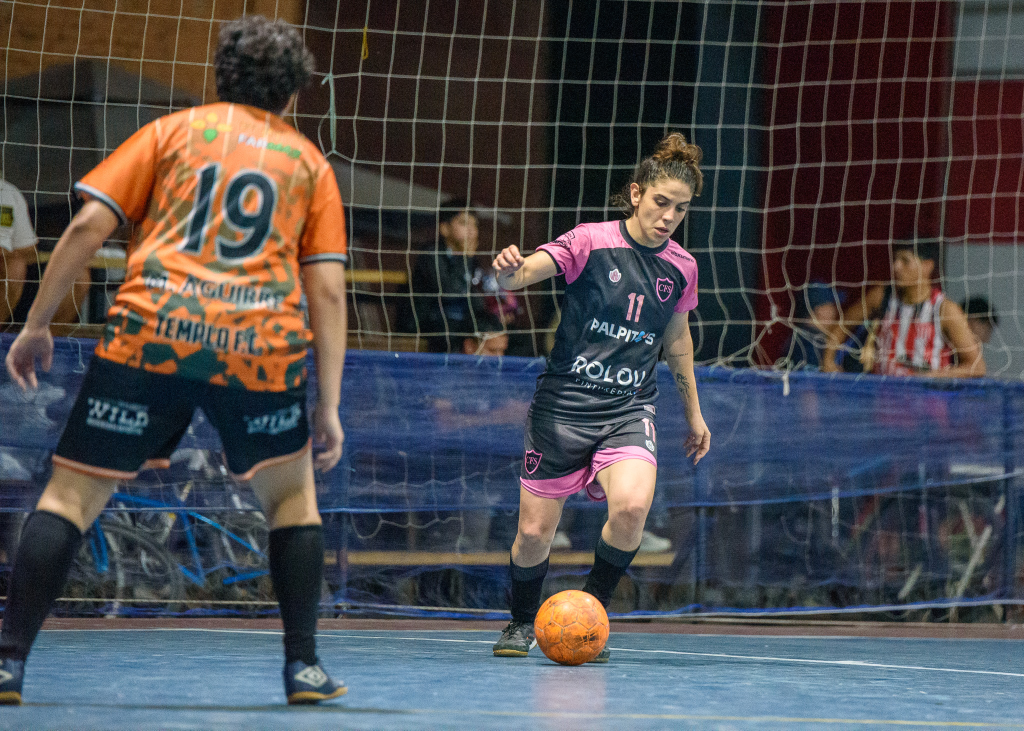
#> input picture images/Cariocas Fem A,B,C/original/DSC_8222.jpg, 2048 x 1461 px, given in place of logo.png, which was not available (shown at 1/2 size)
$ python generar_preview.py
#> lines starting #> are read from the running program, lines starting #| are printed output that depends on the picture; pictures that were not available may be replaced by others from this repository, and a replacement may not be noted
from PIL import Image, ImageDraw, ImageFont
import os

base = "images/gymna_vs_cariocas"

input_folder = f"{base}/original"
preview_folder = f"{base}/preview"
watermark_folder = f"{base}/watermarked"

os.makedirs(preview_folder, exist_ok=True)
os.makedirs(watermark_folder, exist_ok=True)

logo = Image.open("logo.png").convert("RGBA")

for file in os.listdir(input_folder):
    if file.lower().endswith((".jpg", ".jpeg", ".png")):
        img_path = os.path.join(input_folder, file)
        img = Image.open(img_path).convert("RGBA")

        # 🔹 PREVIEW (SIN MARCA)
        preview = img.copy()
        preview.thumbnail((800, 800))
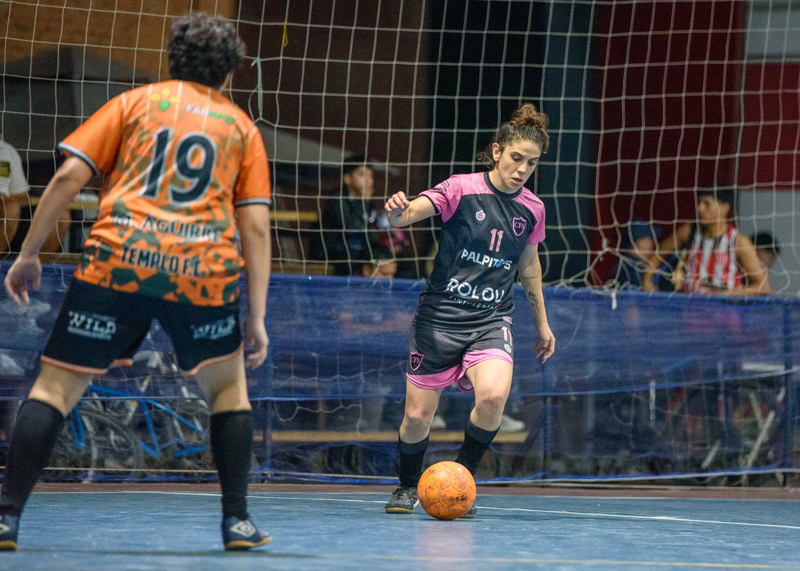
#> preview: PIL image 800x571 RGBA; mean R, G, B, A 76.1, 74.6, 77.9, 255
        preview.convert("RGB").save(os.path.join(preview_folder, file), quality=85)

        # 🔥 WATERMARK
        watermark_layer = Image.new("RGBA", img.size)
#> watermark_layer: PIL image 2048x1461 RGBA; every value is 0
        draw = ImageDraw.Draw(watermark_layer)

        for x in range(0, img.width, 300):
            for y in range(0, img.height, 300):

                # LOGO
                logo_resized = logo.resize((150, 150))
                watermark_layer.paste(logo_resized, (x, y), logo_resized)

                # TEXTO
                draw.text((x, y + 160), "@efe_produc", fill=(255,255,255,80))
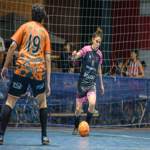
#> logo_resized: PIL image 150x150 RGBA; mean R, G, B, A 76.1, 74.6, 77.9, 255
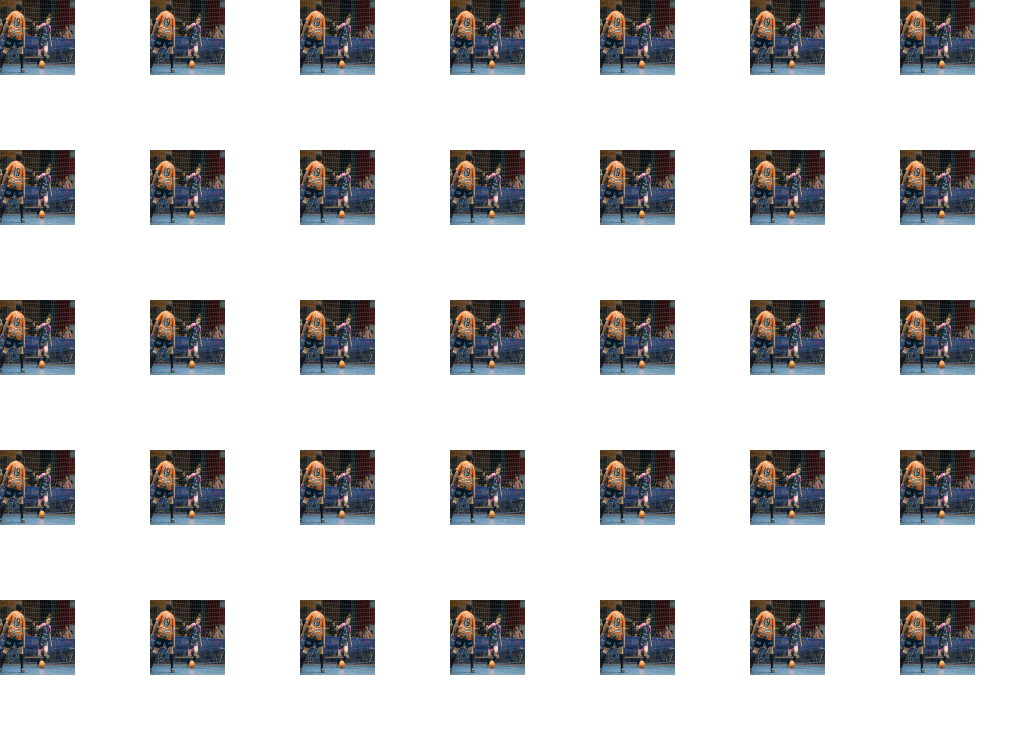
#> watermark_layer: PIL image 2048x1461 RGBA (shown at 1/2 size); mean R, G, B, A 20.8, 20.5, 21.3, 67.3; transparent parts drawn white

        combined = Image.alpha_composite(img, watermark_layer)
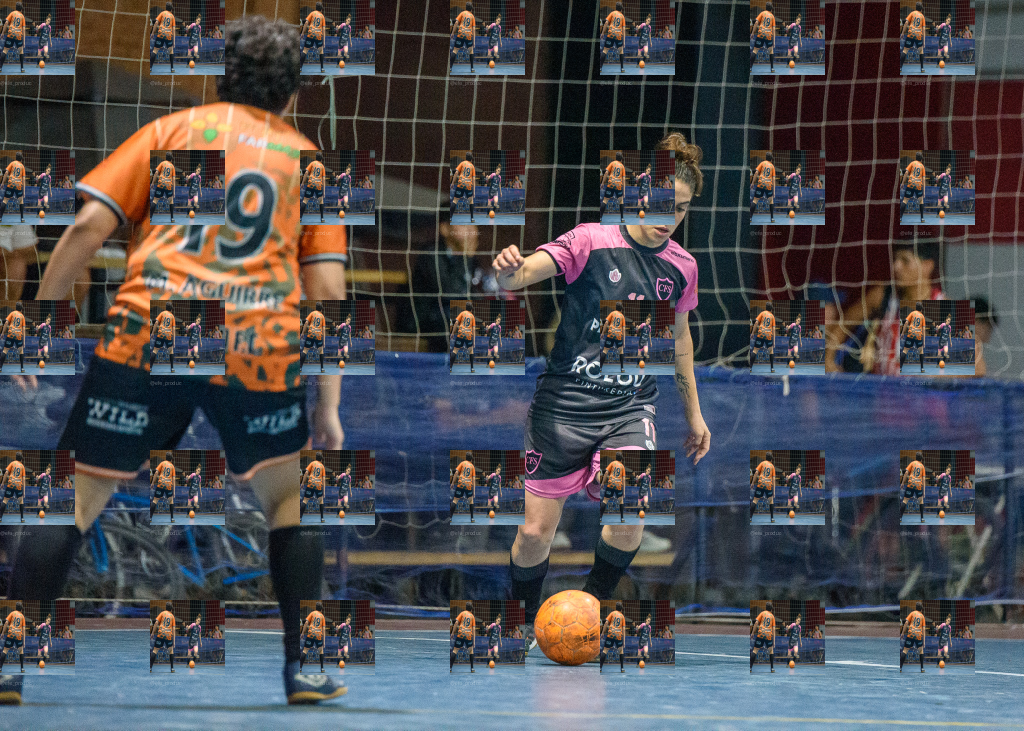
#> combined: PIL image 2048x1461 RGBA (shown at 1/2 size); mean R, G, B, A 75.9, 75.2, 79.2, 255

        combined.convert("RGB").save(
            os.path.join(watermark_folder, file),
            quality=90
        )

print("✅ PREVIEW + WATERMARK generados")

$ run again, on images/Cariocas A vs Gymna B/watermarked/DSC_8905.jpg
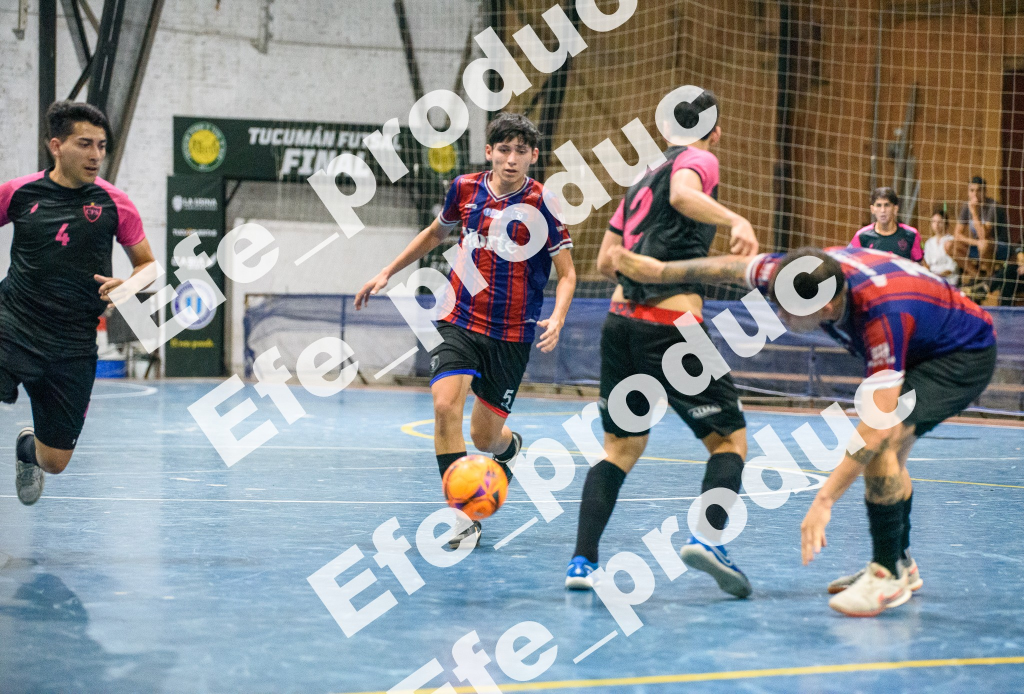
#> input picture images/Cariocas A vs Gymna B/watermarked/DSC_8905.jpg, 2048 x 1388 px, given in place of logo.png, which was not available (shown at 1/2 size)
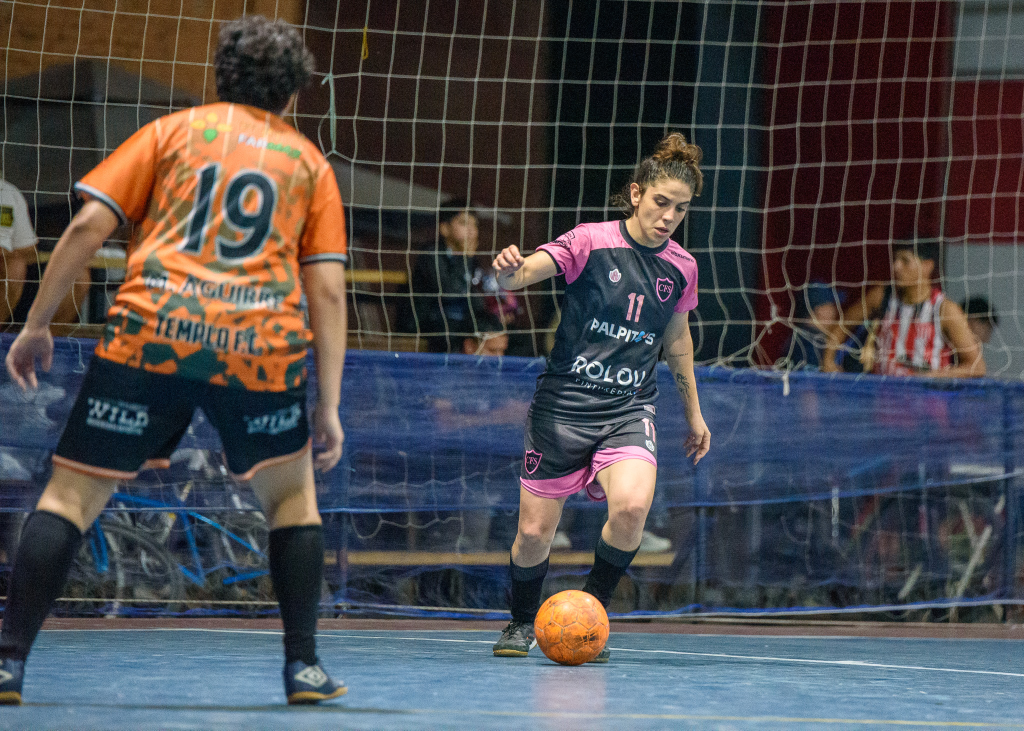
#> input picture images/Cariocas Fem A,B,C/original/DSC_8222.jpg, 2048 x 1461 px, found by its file name (shown at 1/2 size)
#> `combined = Image.alpha_composite(img, watermark_layer)`:
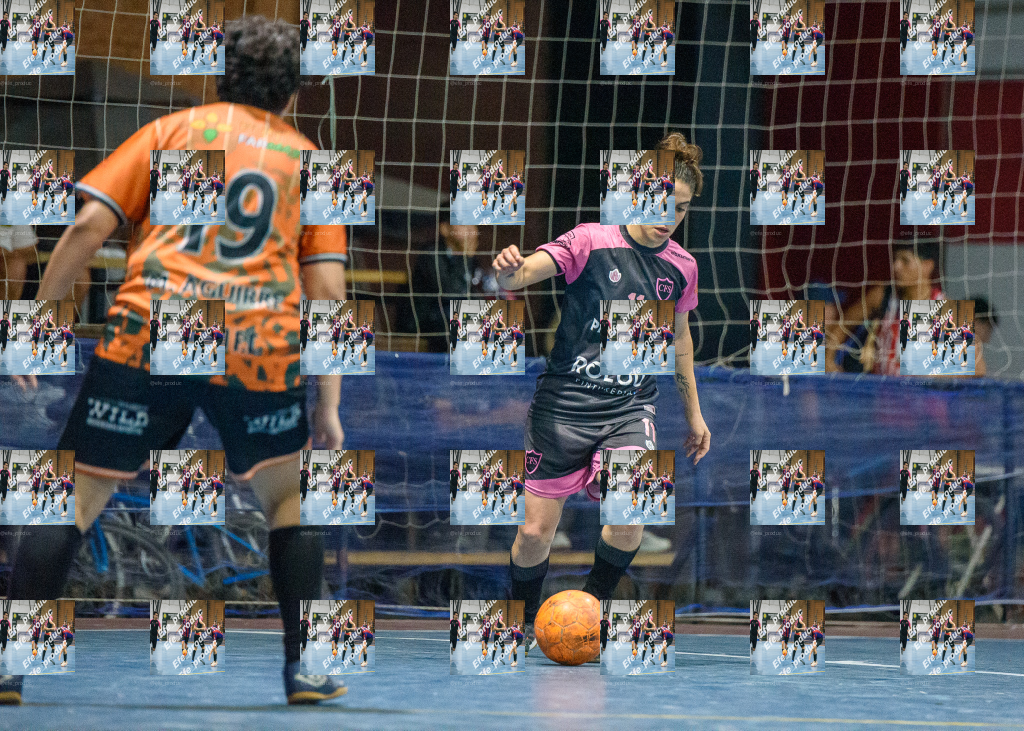
#> combined: PIL image 2048x1461 RGBA (shown at 1/2 size); mean R, G, B, A 92.2, 92.9, 96.5, 255
